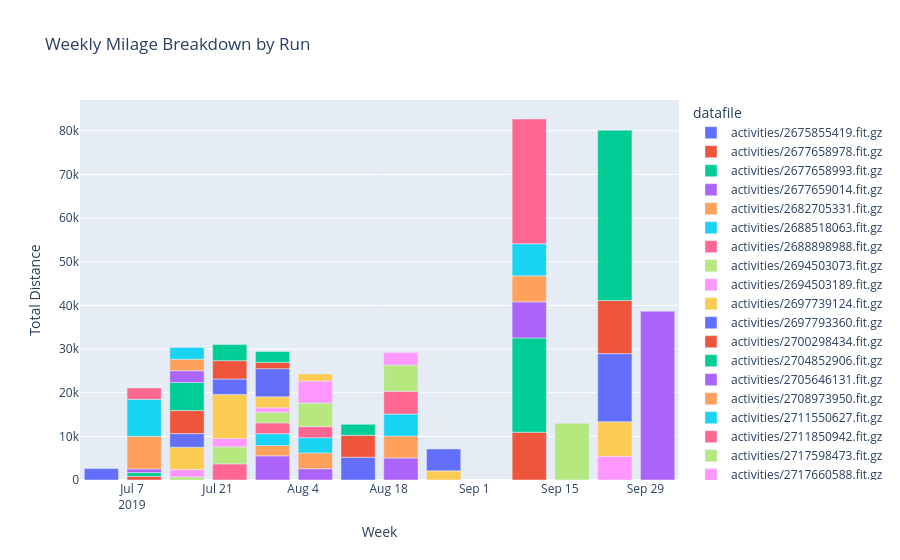

The notebook cell this image was saved under:
### Code cell
fig = px.bar(
    runs_df,
    x='week',
    y='total_distance',
    color='datafile',
    title='Weekly Milage Breakdown by Run',
    labels={'week':'Week','total_distance':'Total Distance'}
)

fig.show()

### Figure 1 — Plotly figure (JSON) as saved in the notebook; plotly's stock layout.template omitted (floating-point values rounded to 4 significant figures)
{"data": [{"hovertemplate": "datafile=activities/2675855419.fit.gz<br>Week=%{x}<br>Total Distance=%{y}<extra></extra>", "legendgroup": "activities/2675855419.fit.gz", "marker": {"color": "#636efa", "pattern": {"shape": ""}}, "name": "activities/2675855419.fit.gz", "orientation": "v", "showlegend": true, "textposition": "auto", "type": "bar", "x": ["2019-07-02T00:00:00.000000000"], "xaxis": "x", "y": [2617.0], "yaxis": "y"}, {"hovertemplate": "datafile=activities/2677658978.fit.gz<br>Week=%{x}<br>Total Distance=%{y}<extra></extra>", "legendgroup": "activities/2677658978.fit.gz", "marker": {"color": "#EF553B", "pattern": {"shape": ""}}, "name": "activities/2677658978.fit.gz", "orientation": "v", "showlegend": true, "textposition": "auto", "type": "bar", "x": ["2019-07-09T00:00:00.000000000"], "xaxis": "x", "y": [849.9], "yaxis": "y"}, {"hovertemplate": "datafile=activities/2677658993.fit.gz<br>Week=%{x}<br>Total Distance=%{y}<extra></extra>", "legendgroup": "activities/2677658993.fit.gz", "marker": {"color": "#00cc96", "pattern": {"shape": ""}}, "name": "activities/2677658993.fit.gz", "orientation": "v", "showlegend": true, "textposition": "auto", "type": "bar", "x": ["2019-07-09T00:00:00.000000000"], "xaxis": "x", "y": [847.5], "yaxis": "y"}, {"hovertemplate": "datafile=activities/2677659014.fit.gz<br>Week=%{x}<br>Total Distance=%{y}<extra></extra>", "legendgroup": "activities/2677659014.fit.gz", "marker": {"color": "#ab63fa", "pattern": {"shape": ""}}, "name": "activities/2677659014.fit.gz", "orientation": "v", "showlegend": true, "textposition": "auto", "type": "bar", "x": ["2019-07-09T00:00:00.000000000"], "xaxis": "x", "y": [834.9], "yaxis": "y"}, {"hovertemplate": "datafile=activities/2682705331.fit.gz<br>Week=%{x}<br>Total Distance=%{y}<extra></extra>", "legendgroup": "activities/2682705331.fit.gz", "marker": {"color": "#FFA15A", "pattern": {"shape": ""}}, "name": "activities/2682705331.fit.gz", "orientation": "v", "showlegend": true, "textposition": "auto", "type": "bar", "x": ["2019-07-09T00:00:00.000000000"], "xaxis": "x", "y": [7474.0], "yaxis": "y"}, {"hovertemplate": "datafile=activities/2688518063.fit.gz<br>Week=%{x}<br>Total Distance=%{y}<extra></extra>", "legendgroup": "activities/2688518063.fit.gz", "marker": {"color": "#19d3f3", "pattern": {"shape": ""}}, "name": "activities/2688518063.fit.gz", "orientation": "v", "showlegend": true, "textposition": "auto", "type": "bar", "x": ["2019-07-09T00:00:00.000000000"], "xaxis": "x", "y": [8472.0], "yaxis": "y"}, {"hovertemplate": "datafile=activities/2688898988.fit.gz<br>Week=%{x}<br>Total Distance=%{y}<extra></extra>", "legendgroup": "activities/2688898988.fit.gz", "marker": {"color": "#FF6692", "pattern": {"shape": ""}}, "name": "activities/2688898988.fit.gz", "orientation": "v", "showlegend": true, "textposition": "auto", "type": "bar", "x": ["2019-07-09T00:00:00.000000000"], "xaxis": "x", "y": [2613.0], "yaxis": "y"}, {"hovertemplate": "datafile=activities/2694503073.fit.gz<br>Week=%{x}<br>Total Distance=%{y}<extra></extra>", "legendgroup": "activities/2694503073.fit.gz", "marker": {"color": "#B6E880", "pattern": {"shape": ""}}, "name": "activities/2694503073.fit.gz", "orientation": "v", "showlegend": true, "textposition": "auto", "type": "bar", "x": ["2019-07-16T00:00:00.000000000"], "xaxis": "x", "y": [712.9], "yaxis": "y"}, {"hovertemplate": "datafile=activities/2694503189.fit.gz<br>Week=%{x}<br>Total Distance=%{y}<extra></extra>", "legendgroup": "activities/2694503189.fit.gz", "marker": {"color": "#FF97FF", "pattern": {"shape": ""}}, "name": "activities/2694503189.fit.gz", "orientation": "v", "showlegend": true, "textposition": "auto", "type": "bar", "x": ["2019-07-16T00:00:00.000000000"], "xaxis": "x", "y": [1705.0], "yaxis": "y"}, {"hovertemplate": "datafile=activities/2697739124.fit.gz<br>Week=%{x}<br>Total Distance=%{y}<extra></extra>", "legendgroup": "activities/2697739124.fit.gz", "marker": {"color": "#FECB52", "pattern": {"shape": ""}}, "name": "activities/2697739124.fit.gz", "orientation": "v", "showlegend": true, "textposition": "auto", "type": "bar", "x": ["2019-07-16T00:00:00.000000000"], "xaxis": "x", "y": [5093.0], "yaxis": "y"}, {"hovertemplate": "datafile=activities/2697793360.fit.gz<br>Week=%{x}<br>Total Distance=%{y}<extra></extra>", "legendgroup": "activities/2697793360.fit.gz", "marker": {"color": "#636efa", "pattern": {"shape": ""}}, "name": "activities/2697793360.fit.gz", "orientation": "v", "showlegend": true, "textposition": "auto", "type": "bar", "x": ["2019-07-16T00:00:00.000000000"], "xaxis": "x", "y": [3118.0], "yaxis": "y"}, {"hovertemplate": "datafile=activities/2700298434.fit.gz<br>Week=%{x}<br>Total Distance=%{y}<extra></extra>", "legendgroup": "activities/2700298434.fit.gz", "marker": {"color": "#EF553B", "pattern": {"shape": ""}}, "name": "activities/2700298434.fit.gz", "orientation": "v", "showlegend": true, "textposition": "auto", "type": "bar", "x": ["2019-07-16T00:00:00.000000000"], "xaxis": "x", "y": [5262.0], "yaxis": "y"}, {"hovertemplate": "datafile=activities/2704852906.fit.gz<br>Week=%{x}<br>Total Distance=%{y}<extra></extra>", "legendgroup": "activities/2704852906.fit.gz", "marker": {"color": "#00cc96", "pattern": {"shape": ""}}, "name": "activities/2704852906.fit.gz", "orientation": "v", "showlegend": true, "textposition": "auto", "type": "bar", "x": ["2019-07-16T00:00:00.000000000"], "xaxis": "x", "y": [6446.0], "yaxis": "y"}, {"hovertemplate": "datafile=activities/2705646131.fit.gz<br>Week=%{x}<br>Total Distance=%{y}<extra></extra>", "legendgroup": "activities/2705646131.fit.gz", "marker": {"color": "#ab63fa", "pattern": {"shape": ""}}, "name": "activities/2705646131.fit.gz", "orientation": "v", "showlegend": true, "textposition": "auto", "type": "bar", "x": ["2019-07-16T00:00:00.000000000"], "xaxis": "x", "y": [2680.0], "yaxis": "y"}, {"hovertemplate": "datafile=activities/2708973950.fit.gz<br>Week=%{x}<br>Total Distance=%{y}<extra></extra>", "legendgroup": "activities/2708973950.fit.gz", "marker": {"color": "#FFA15A", "pattern": {"shape": ""}}, "name": "activities/2708973950.fit.gz", "orientation": "v", "showlegend": true, "textposition": "auto", "type": "bar", "x": ["2019-07-16T00:00:00.000000000"], "xaxis": "x", "y": [2649.0], "yaxis": "y"}, {"hovertemplate": "datafile=activities/2711550627.fit.gz<br>Week=%{x}<br>Total Distance=%{y}<extra></extra>", "legendgroup": "activities/2711550627.fit.gz", "marker": {"color": "#19d3f3", "pattern": {"shape": ""}}, "name": "activities/2711550627.fit.gz", "orientation": "v", "showlegend": true, "textposition": "auto", "type": "bar", "x": ["2019-07-16T00:00:00.000000000"], "xaxis": "x", "y": [2707.0], "yaxis": "y"}, {"hovertemplate": "datafile=activities/2711850942.fit.gz<br>Week=%{x}<br>Total Distance=%{y}<extra></extra>", "legendgroup": "activities/2711850942.fit.gz", "marker": {"color": "#FF6692", "pattern": {"shape": ""}}, "name": "activities/2711850942.fit.gz", "orientation": "v", "showlegend": true, "textposition": "auto", "type": "bar", "x": ["2019-07-23T00:00:00.000000000"], "xaxis": "x", "y": [3700.0], "yaxis": "y"}, {"hovertemplate": "datafile=activities/2717598473.fit.gz<br>Week=%{x}<br>Total Distance=%{y}<extra></extra>", "legendgroup": "activities/2717598473.fit.gz", "marker": {"color": "#B6E880", "pattern": {"shape": ""}}, "name": "activities/2717598473.fit.gz", "orientation": "v", "showlegend": true, "textposition": "auto", "type": "bar", "x": ["2019-07-23T00:00:00.000000000"], "xaxis": "x", "y": [3905.0], "yaxis": "y"}, {"hovertemplate": "datafile=activities/2717660588.fit.gz<br>Week=%{x}<br>Total Distance=%{y}<extra></extra>", "legendgroup": "activities/2717660588.fit.gz", "marker": {"color": "#FF97FF", "pattern": {"shape": ""}}, "name": "activities/2717660588.fit.gz", "orientation": "v", "showlegend": true, "textposition": "auto", "type": "bar", "x": ["2019-07-23T00:00:00.000000000"], "xaxis": "x", "y": [1915.0], "yaxis": "y"}, {"hovertemplate": "datafile=activities/2722642748.fit.gz<br>Week=%{x}<br>Total Distance=%{y}<extra></extra>", "legendgroup": "activities/2722642748.fit.gz", "marker": {"color": "#FECB52", "pattern": {"shape": ""}}, "name": "activities/2722642748.fit.gz", "orientation": "v", "showlegend": true, "textposition": "auto", "type": "bar", "x": ["2019-07-23T00:00:00.000000000"], "xaxis": "x", "y": [10080.0], "yaxis": "y"}, {"hovertemplate": "datafile=activities/2725350599.fit.gz<br>Week=%{x}<br>Total Distance=%{y}<extra></extra>", "legendgroup": "activities/2725350599.fit.gz", "marker": {"color": "#636efa", "pattern": {"shape": ""}}, "name": "activities/2725350599.fit.gz", "orientation": "v", "showlegend": true, "textposition": "auto", "type": "bar", "x": ["2019-07-23T00:00:00.000000000"], "xaxis": "x", "y": [3524.0], "yaxis": "y"}, {"hovertemplate": "datafile=activities/2728413477.fit.gz<br>Week=%{x}<br>Total Distance=%{y}<extra></extra>", "legendgroup": "activities/2728413477.fit.gz", "marker": {"color": "#EF553B", "pattern": {"shape": ""}}, "name": "activities/2728413477.fit.gz", "orientation": "v", "showlegend": true, "textposition": "auto", "type": "bar", "x": ["2019-07-23T00:00:00.000000000"], "xaxis": "x", "y": [4211.0], "yaxis": "y"}, {"hovertemplate": "datafile=activities/2729896401.fit.gz<br>Week=%{x}<br>Total Distance=%{y}<extra></extra>", "legendgroup": "activities/2729896401.fit.gz", "marker": {"color": "#00cc96", "pattern": {"shape": ""}}, "name": "activities/2729896401.fit.gz", "orientation": "v", "showlegend": true, "textposition": "auto", "type": "bar", "x": ["2019-07-23T00:00:00.000000000"], "xaxis": "x", "y": [3671.0], "yaxis": "y"}, {"hovertemplate": "datafile=activities/2734269580.fit.gz<br>Week=%{x}<br>Total Distance=%{y}<extra></extra>", "legendgroup": "activities/2734269580.fit.gz", "marker": {"color": "#ab63fa", "pattern": {"shape": ""}}, "name": "activities/2734269580.fit.gz", "orientation": "v", "showlegend": true, "textposition": "auto", "type": "bar", "x": ["2019-07-30T00:00:00.000000000"], "xaxis": "x", "y": [5537.0], "yaxis": "y"}, {"hovertemplate": "datafile=activities/2737403219.fit.gz<br>Week=%{x}<br>Total Distance=%{y}<extra></extra>", "legendgroup": "activities/2737403219.fit.gz", "marker": {"color": "#FFA15A", "pattern": {"shape": ""}}, "name": "activities/2737403219.fit.gz", "orientation": "v", "showlegend": true, "textposition": "auto", "type": "bar", "x": ["2019-07-30T00:00:00.000000000"], "xaxis": "x", "y": [2358.0], "yaxis": "y"}, {"hovertemplate": "datafile=activities/2737470737.fit.gz<br>Week=%{x}<br>Total Distance=%{y}<extra></extra>", "legendgroup": "activities/2737470737.fit.gz", "marker": {"color": "#19d3f3", "pattern": {"shape": ""}}, "name": "activities/2737470737.fit.gz", "orientation": "v", "showlegend": true, "textposition": "auto", "type": "bar", "x": ["2019-07-30T00:00:00.000000000"], "xaxis": "x", "y": [2706.0], "yaxis": "y"}, {"hovertemplate": "datafile=activities/2737527405.fit.gz<br>Week=%{x}<br>Total Distance=%{y}<extra></extra>", "legendgroup": "activities/2737527405.fit.gz", "marker": {"color": "#FF6692", "pattern": {"shape": ""}}, "name": "activities/2737527405.fit.gz", "orientation": "v", "showlegend": true, "textposition": "auto", "type": "bar", "x": ["2019-07-30T00:00:00.000000000"], "xaxis": "x", "y": [2479.0], "yaxis": "y"}, {"hovertemplate": "datafile=activities/2740274713.fit.gz<br>Week=%{x}<br>Total Distance=%{y}<extra></extra>", "legendgroup": "activities/2740274713.fit.gz", "marker": {"color": "#B6E880", "pattern": {"shape": ""}}, "name": "activities/2740274713.fit.gz", "orientation": "v", "showlegend": true, "textposition": "auto", "type": "bar", "x": ["2019-07-30T00:00:00.000000000"], "xaxis": "x", "y": [2467.0], "yaxis": "y"}, {"hovertemplate": "datafile=activities/2742761748.fit.gz<br>Week=%{x}<br>Total Distance=%{y}<extra></extra>", "legendgroup": "activities/2742761748.fit.gz", "marker": {"color": "#FF97FF", "pattern": {"shape": ""}}, "name": "activities/2742761748.fit.gz", "orientation": "v", "showlegend": true, "textposition": "auto", "type": "bar", "x": ["2019-07-30T00:00:00.000000000"], "xaxis": "x", "y": [1004.0], "yaxis": "y"}, {"hovertemplate": "datafile=activities/2746000812.fit.gz<br>Week=%{x}<br>Total Distance=%{y}<extra></extra>", "legendgroup": "activities/2746000812.fit.gz", "marker": {"color": "#FECB52", "pattern": {"shape": ""}}, "name": "activities/2746000812.fit.gz", "orientation": "v", "showlegend": true, "textposition": "auto", "type": "bar", "x": ["2019-07-30T00:00:00.000000000"], "xaxis": "x", "y": [2510.0], "yaxis": "y"}, {"hovertemplate": "datafile=activities/2749660320.fit.gz<br>Week=%{x}<br>Total Distance=%{y}<extra></extra>", "legendgroup": "activities/2749660320.fit.gz", "marker": {"color": "#636efa", "pattern": {"shape": ""}}, "name": "activities/2749660320.fit.gz", "orientation": "v", "showlegend": true, "textposition": "auto", "type": "bar", "x": ["2019-07-30T00:00:00.000000000"], "xaxis": "x", "y": [6436.0], "yaxis": "y"}, {"hovertemplate": "datafile=activities/2749724556.fit.gz<br>Week=%{x}<br>Total Distance=%{y}<extra></extra>", "legendgroup": "activities/2749724556.fit.gz", "marker": {"color": "#EF553B", "pattern": {"shape": ""}}, "name": "activities/2749724556.fit.gz", "orientation": "v", "showlegend": true, "textposition": "auto", "type": "bar", "x": ["2019-07-30T00:00:00.000000000"], "xaxis": "x", "y": [1443.0], "yaxis": "y"}, {"hovertemplate": "datafile=activities/2752548971.fit.gz<br>Week=%{x}<br>Total Distance=%{y}<extra></extra>", "legendgroup": "activities/2752548971.fit.gz", "marker": {"color": "#00cc96", "pattern": {"shape": ""}}, "name": "activities/2752548971.fit.gz", "orientation": "v", "showlegend": true, "textposition": "auto", "type": "bar", "x": ["2019-07-30T00:00:00.000000000"], "xaxis": "x", "y": [2506.0], "yaxis": "y"}, {"hovertemplate": "datafile=activities/2755618021.fit.gz<br>Week=%{x}<br>Total Distance=%{y}<extra></extra>", "legendgroup": "activities/2755618021.fit.gz", "marker": {"color": "#ab63fa", "pattern": {"shape": ""}}, "name": "activities/2755618021.fit.gz", "orientation": "v", "showlegend": true, "textposition": "auto", "type": "bar", "x": ["2019-08-06T00:00:00.000000000"], "xaxis": "x", "y": [2586.0], "yaxis": "y"}, {"hovertemplate": "datafile=activities/2758776303.fit.gz<br>Week=%{x}<br>Total Distance=%{y}<extra></extra>", "legendgroup": "activities/2758776303.fit.gz", "marker": {"color": "#FFA15A", "pattern": {"shape": ""}}, "name": "activities/2758776303.fit.gz", "orientation": "v", "showlegend": true, "textposition": "auto", "type": "bar", "x": ["2019-08-06T00:00:00.000000000"], "xaxis": "x", "y": [3615.0], "yaxis": "y"}, {"hovertemplate": "datafile=activities/2758868351.fit.gz<br>Week=%{x}<br>Total Distance=%{y}<extra></extra>", "legendgroup": "activities/2758868351.fit.gz", "marker": {"color": "#19d3f3", "pattern": {"shape": ""}}, "name": "activities/2758868351.fit.gz", "orientation": "v", "showlegend": true, "textposition": "auto", "type": "bar", "x": ["2019-08-06T00:00:00.000000000"], "xaxis": "x", "y": [3485.0], "yaxis": "y"}, {"hovertemplate": "datafile=activities/2764107892.fit.gz<br>Week=%{x}<br>Total Distance=%{y}<extra></extra>", "legendgroup": "activities/2764107892.fit.gz", "marker": {"color": "#FF6692", "pattern": {"shape": ""}}, "name": "activities/2764107892.fit.gz", "orientation": "v", "showlegend": true, "textposition": "auto", "type": "bar", "x": ["2019-08-06T00:00:00.000000000"], "xaxis": "x", "y": [2545.0], "yaxis": "y"}, {"hovertemplate": "datafile=activities/2764416704.fit.gz<br>Week=%{x}<br>Total Distance=%{y}<extra></extra>", "legendgroup": "activities/2764416704.fit.gz", "marker": {"color": "#B6E880", "pattern": {"shape": ""}}, "name": "activities/2764416704.fit.gz", "orientation": "v", "showlegend": true, "textposition": "auto", "type": "bar", "x": ["2019-08-06T00:00:00.000000000"], "xaxis": "x", "y": [5386.0], "yaxis": "y"}, {"hovertemplate": "datafile=activities/2770194670.fit.gz<br>Week=%{x}<br>Total Distance=%{y}<extra></extra>", "legendgroup": "activities/2770194670.fit.gz", "marker": {"color": "#FF97FF", "pattern": {"shape": ""}}, "name": "activities/2770194670.fit.gz", "orientation": "v", "showlegend": true, "textposition": "auto", "type": "bar", "x": ["2019-08-06T00:00:00.000000000"], "xaxis": "x", "y": [5067.0], "yaxis": "y"}, {"hovertemplate": "datafile=activities/2772917919.fit.gz<br>Week=%{x}<br>Total Distance=%{y}<extra></extra>", "legendgroup": "activities/2772917919.fit.gz", "marker": {"color": "#FECB52", "pattern": {"shape": ""}}, "name": "activities/2772917919.fit.gz", "orientation": "v", "showlegend": true, "textposition": "auto", "type": "bar", "x": ["2019-08-06T00:00:00.000000000"], "xaxis": "x", "y": [1613.0], "yaxis": "y"}, {"hovertemplate": "datafile=activities/2779207820.fit.gz<br>Week=%{x}<br>Total Distance=%{y}<extra></extra>", "legendgroup": "activities/2779207820.fit.gz", "marker": {"color": "#636efa", "pattern": {"shape": ""}}, "name": "activities/2779207820.fit.gz", "orientation": "v", "showlegend": true, "textposition": "auto", "type": "bar", "x": ["2019-08-13T00:00:00.000000000"], "xaxis": "x", "y": [5215.0], "yaxis": "y"}, {"hovertemplate": "datafile=activities/2786247269.fit.gz<br>Week=%{x}<br>Total Distance=%{y}<extra></extra>", "legendgroup": "activities/2786247269.fit.gz", "marker": {"color": "#EF553B", "pattern": {"shape": ""}}, "name": "activities/2786247269.fit.gz", "orientation": "v", "showlegend": true, "textposition": "auto", "type": "bar", "x": ["2019-08-13T00:00:00.000000000"], "xaxis": "x", "y": [5016.0], "yaxis": "y"}, {"hovertemplate": "datafile=activities/2791022871.fit.gz<br>Week=%{x}<br>Total Distance=%{y}<extra></extra>", "legendgroup": "activities/2791022871.fit.gz", "marker": {"color": "#00cc96", "pattern": {"shape": ""}}, "name": "activities/2791022871.fit.gz", "orientation": "v", "showlegend": true, "textposition": "auto", "type": "bar", "x": ["2019-08-13T00:00:00.000000000"], "xaxis": "x", "y": [2516.0], "yaxis": "y"}, {"hovertemplate": "datafile=activities/2796644542.fit.gz<br>Week=%{x}<br>Total Distance=%{y}<extra></extra>", "legendgroup": "activities/2796644542.fit.gz", "marker": {"color": "#ab63fa", "pattern": {"shape": ""}}, "name": "activities/2796644542.fit.gz", "orientation": "v", "showlegend": true, "textposition": "auto", "type": "bar", "x": ["2019-08-20T00:00:00.000000000"], "xaxis": "x", "y": [5036.0], "yaxis": "y"}, {"hovertemplate": "datafile=activities/2796808375.fit.gz<br>Week=%{x}<br>Total Distance=%{y}<extra></extra>", "legendgroup": "activities/2796808375.fit.gz", "marker": {"color": "#FFA15A", "pattern": {"shape": ""}}, "name": "activities/2796808375.fit.gz", "orientation": "v", "showlegend": true, "textposition": "auto", "type": "bar", "x": ["2019-08-20T00:00:00.000000000"], "xaxis": "x", "y": [5019.0], "yaxis": "y"}, {"hovertemplate": "datafile=activities/2797307100.fit.gz<br>Week=%{x}<br>Total Distance=%{y}<extra></extra>", "legendgroup": "activities/2797307100.fit.gz", "marker": {"color": "#19d3f3", "pattern": {"shape": ""}}, "name": "activities/2797307100.fit.gz", "orientation": "v", "showlegend": true, "textposition": "auto", "type": "bar", "x": ["2019-08-20T00:00:00.000000000"], "xaxis": "x", "y": [5034.0], "yaxis": "y"}, {"hovertemplate": "datafile=activities/2797454257.fit.gz<br>Week=%{x}<br>Total Distance=%{y}<extra></extra>", "legendgroup": "activities/2797454257.fit.gz", "marker": {"color": "#FF6692", "pattern": {"shape": ""}}, "name": "activities/2797454257.fit.gz", "orientation": "v", "showlegend": true, "textposition": "auto", "type": "bar", "x": ["2019-08-20T00:00:00.000000000"], "xaxis": "x", "y": [5220.0], "yaxis": "y"}, {"hovertemplate": "datafile=activities/2803436608.fit.gz<br>Week=%{x}<br>Total Distance=%{y}<extra></extra>", "legendgroup": "activities/2803436608.fit.gz", "marker": {"color": "#B6E880", "pattern": {"shape": ""}}, "name": "activities/2803436608.fit.gz", "orientation": "v", "showlegend": true, "textposition": "auto", "type": "bar", "x": ["2019-08-20T00:00:00.000000000"], "xaxis": "x", "y": [6003.0], "yaxis": "y"}, {"hovertemplate": "datafile=activities/2808772306.fit.gz<br>Week=%{x}<br>Total Distance=%{y}<extra></extra>", "legendgroup": "activities/2808772306.fit.gz", "marker": {"color": "#FF97FF", "pattern": {"shape": ""}}, "name": "activities/2808772306.fit.gz", "orientation": "v", "showlegend": true, "textposition": "auto", "type": "bar", "x": ["2019-08-20T00:00:00.000000000"], "xaxis": "x", "y": [2884.0], "yaxis": "y"}, {"hovertemplate": "datafile=activities/2821406438.fit.gz<br>Week=%{x}<br>Total Distance=%{y}<extra></extra>", "legendgroup": "activities/2821406438.fit.gz", "marker": {"color": "#FECB52", "pattern": {"shape": ""}}, "name": "activities/2821406438.fit.gz", "orientation": "v", "showlegend": true, "textposition": "auto", "type": "bar", "x": ["2019-08-27T00:00:00.000000000"], "xaxis": "x", "y": [2097.0], "yaxis": "y"}, {"hovertemplate": "datafile=activities/2829934608.fit.gz<br>Week=%{x}<br>Total Distance=%{y}<extra></extra>", "legendgroup": "activities/2829934608.fit.gz", "marker": {"color": "#636efa", "pattern": {"shape": ""}}, "name": "activities/2829934608.fit.gz", "orientation": "v", "showlegend": true, "textposition": "auto", "type": "bar", "x": ["2019-08-27T00:00:00.000000000"], "xaxis": "x", "y": [5006.0], "yaxis": "y"}, {"hovertemplate": "datafile=activities/2863488401.fit.gz<br>Week=%{x}<br>Total Distance=%{y}<extra></extra>", "legendgroup": "activities/2863488401.fit.gz", "marker": {"color": "#EF553B", "pattern": {"shape": ""}}, "name": "activities/2863488401.fit.gz", "orientation": "v", "showlegend": true, "textposition": "auto", "type": "bar", "x": ["2019-09-10T00:00:00.000000000"], "xaxis": "x", "y": [10940.0], "yaxis": "y"}, {"hovertemplate": "datafile=activities/2871866640.fit.gz<br>Week=%{x}<br>Total Distance=%{y}<extra></extra>", "legendgroup": "activities/2871866640.fit.gz", "marker": {"color": "#00cc96", "pattern": {"shape": ""}}, "name": "activities/2871866640.fit.gz", "orientation": "v", "showlegend": true, "textposition": "auto", "type": "bar", "x": ["2019-09-10T00:00:00.000000000"], "xaxis": "x", "y": [21590.0], "yaxis": "y"}, {"hovertemplate": "datafile=activities/2871922778.fit.gz<br>Week=%{x}<br>Total Distance=%{y}<extra></extra>", "legendgroup": "activities/2871922778.fit.gz", "marker": {"color": "#ab63fa", "pattern": {"shape": ""}}, "name": "activities/2871922778.fit.gz", "orientation": "v", "showlegend": true, "textposition": "auto", "type": "bar", "x": ["2019-09-10T00:00:00.000000000"], "xaxis": "x", "y": [8262.0], "yaxis": "y"}, {"hovertemplate": "datafile=activities/2875543445.fit.gz<br>Week=%{x}<br>Total Distance=%{y}<extra></extra>", "legendgroup": "activities/2875543445.fit.gz", "marker": {"color": "#FFA15A", "pattern": {"shape": ""}}, "name": "activities/2875543445.fit.gz", "orientation": "v", "showlegend": true, "textposition": "auto", "type": "bar", "x": ["2019-09-10T00:00:00.000000000"], "xaxis": "x", "y": [5963.0], "yaxis": "y"}, {"hovertemplate": "datafile=activities/2875620974.fit.gz<br>Week=%{x}<br>Total Distance=%{y}<extra></extra>", "legendgroup": "activities/2875620974.fit.gz", "marker": {"color": "#19d3f3", "pattern": {"shape": ""}}, "name": "activities/2875620974.fit.gz", "orientation": "v", "showlegend": true, "textposition": "auto", "type": "bar", "x": ["2019-09-10T00:00:00.000000000"], "xaxis": "x", "y": [7346.0], "yaxis": "y"}, {"hovertemplate": "datafile=activities/2878165145.fit.gz<br>Week=%{x}<br>Total Distance=%{y}<extra></extra>", "legendgroup": "activities/2878165145.fit.gz", "marker": {"color": "#FF6692", "pattern": {"shape": ""}}, "name": "activities/2878165145.fit.gz", "orientation": "v", "showlegend": true, "textposition": "auto", "type": "bar", "x": ["2019-09-10T00:00:00.000000000"], "xaxis": "x", "y": [28580.0], "yaxis": "y"}, {"hovertemplate": "datafile=activities/2898932854.fit.gz<br>Week=%{x}<br>Total Distance=%{y}<extra></extra>", "legendgroup": "activities/2898932854.fit.gz", "marker": {"color": "#B6E880", "pattern": {"shape": ""}}, "name": "activities/2898932854.fit.gz", "orientation": "v", "showlegend": true, "textposition": "auto", "type": "bar", "x": ["2019-09-17T00:00:00.000000000"], "xaxis": "x", "y": [13010.0], "yaxis": "y"}, {"hovertemplate": "datafile=activities/2903714629.fit.gz<br>Week=%{x}<br>Total Distance=%{y}<extra></extra>", "legendgroup": "activities/2903714629.fit.gz", "marker": {"color": "#FF97FF", "pattern": {"shape": ""}}, "name": "activities/2903714629.fit.gz", "orientation": "v", "showlegend": true, "textposition": "auto", "type": "bar", "x": ["2019-09-24T00:00:00.000000000"], "xaxis": "x", "y": [5457.0], "yaxis": "y"}, {"hovertemplate": "datafile=activities/2903861013.fit.gz<br>Week=%{x}<br>Total Distance=%{y}<extra></extra>", "legendgroup": "activities/2903861013.fit.gz", "marker": {"color": "#FECB52", "pattern": {"shape": ""}}, "name": "activities/2903861013.fit.gz", "orientation": "v", "showlegend": true, "textposition": "auto", "type": "bar", "x": ["2019-09-24T00:00:00.000000000"], "xaxis": "x", "y": [7887.0], "yaxis": "y"}, {"hovertemplate": "datafile=activities/2904156632.fit.gz<br>Week=%{x}<br>Total Distance=%{y}<extra></extra>", "legendgroup": "activities/2904156632.fit.gz", "marker": {"color": "#636efa", "pattern": {"shape": ""}}, "name": "activities/2904156632.fit.gz", "orientation": "v", "showlegend": true, "textposition": "auto", "type": "bar", "x": ["2019-09-24T00:00:00.000000000"], "xaxis": "x", "y": [15610.0], "yaxis": "y"}, {"hovertemplate": "datafile=activities/2912139332.fit.gz<br>Week=%{x}<br>Total Distance=%{y}<extra></extra>", "legendgroup": "activities/2912139332.fit.gz", "marker": {"color": "#EF553B", "pattern": {"shape": ""}}, "name": "activities/2912139332.fit.gz", "orientation": "v", "showlegend": true, "textposition": "auto", "type": "bar", "x": ["2019-09-24T00:00:00.000000000"], "xaxis": "x", "y": [12160.0], "yaxis": "y"}, {"hovertemplate": "datafile=activities/2917827233.fit.gz<br>Week=%{x}<br>Total Distance=%{y}<extra></extra>", "legendgroup": "activities/2917827233.fit.gz", "marker": {"color": "#00cc96", "pattern": {"shape": ""}}, "name": "activities/2917827233.fit.gz", "orientation": "v", "showlegend": true, "textposition": "auto", "type": "bar", "x": ["2019-09-24T00:00:00.000000000"], "xaxis": "x", "y": [39010.0], "yaxis": "y"}, {"hovertemplate": "datafile=activities/2925939753.fit.gz<br>Week=%{x}<br>Total Distance=%{y}<extra></extra>", "legendgroup": "activities/2925939753.fit.gz", "marker": {"color": "#ab63fa", "pattern": {"shape": ""}}, "name": "activities/2925939753.fit.gz", "orientation": "v", "showlegend": true, "textposition": "auto", "type": "bar", "x": ["2019-10-01T00:00:00.000000000"], "xaxis": "x", "y": [38650.0], "yaxis": "y"}], "layout": {"barmode": "relative", "legend": {"title": {"text": "datafile"}, "tracegroupgap": 0}, "title": {"text": "Weekly Milage Breakdown by Run"}, "xaxis": {"anchor": "y", "domain": [0, 1], "title": {"text": "Week"}}, "yaxis": {"anchor": "x", "domain": [0, 1], "title": {"text": "Total Distance"}}}}
